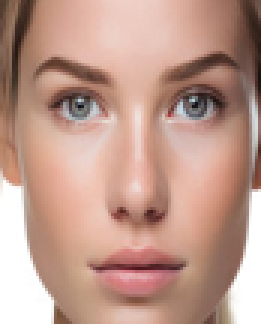
#> input picture hasil_deteksi/colorful_2 (2)_face detected.png, 87 x 108 px (shown 3 times larger); its folder holds only this picture in this run
$ python visualisasi_fitur.py
#> lines starting #> are read from the running program, lines starting #| are printed output that depends on the picture
import json
import glob
import os
import cv2
import numpy as np
import matplotlib.pyplot as plt
import matplotlib.patheffects as path_effects
import matplotlib.patches as patches

database_file = "database_fitur.json"
image_folder = "hasil_deteksi"
original_folder = "webcam"

if not os.path.exists(database_file):
    print("Database JSON tidak ditemukan!")
    exit()

with open(database_file, 'r') as f:
#> (reads database_fitur.json from the repository)
    data = json.load(f)

if not data:
    print("Database kosong!")
    exit()

nama_profil = list(data.keys())[0]
fitur = data[nama_profil][-1] # Ambil data TERBARU

# Ekstrak semua fitur yang baru
eye_dist = fitur.get("eye_distance", 0)
eye_coords = fitur.get("eye_coords", [])
nose_coords = fitur.get("nose_coords", [])
mouth_coords = fitur.get("mouth_coords", [])

skin_ratio = fitur.get("skin_ratio", 0)
edge_density = fitur.get("edge_density", 0)
contour_density = fitur.get("contour_density", 0)
eye_region_edge = fitur.get("eye_region_edge", 0)
eye_non_skin = fitur.get("eye_non_skin", 0)
nose_region_edge = fitur.get("nose_region_edge", 0)
mouth_non_skin = fitur.get("mouth_non_skin", 0)

# Cari gambar crop
search_pattern = os.path.join(image_folder, f"{nama_profil}*_face detected.png")
matched_images = glob.glob(search_pattern)

if not matched_images:
    print(f"Gambar crop untuk profil '{nama_profil}' tidak ditemukan!")
    exit()

img_path = matched_images[0]
img_crop_orig = cv2.imread(img_path)
#> img_crop_orig is the input picture: shape (108, 87, 3); mean B, G, R 139.9, 153.7, 191.5
img_crop_orig = cv2.cvtColor(img_crop_orig, cv2.COLOR_BGR2RGB)

# KARENA DI EKSTRAKTOR KITA RESIZE KE 100x100
# Semua koordinat dari DB sekarang merujuk ke 100x100!
img_100 = cv2.resize(img_crop_orig, (100, 100))
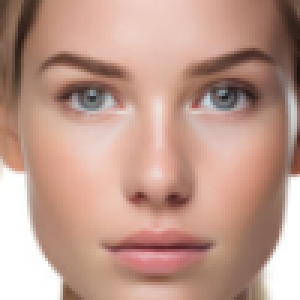
#> img_100: shape (100, 100, 3) (shown 3 times larger); mean R, G, B 191.4, 153.6, 139.8

# Cari gambar asli
base_name = os.path.basename(img_path).replace("_face detected.png", "")
orig_pattern = os.path.join(original_folder, f"{base_name}*")
matched_orig = glob.glob(orig_pattern)

img_orig = None
if matched_orig:
    for f_path in matched_orig:
        if os.path.isfile(f_path):
            img_orig = cv2.imread(f_path)
            if img_orig is not None:
                img_orig = cv2.cvtColor(img_orig, cv2.COLOR_BGR2RGB)
                break

def load_mask(suffix):
    p = os.path.join(image_folder, f"{nama_profil}*_{suffix}.png")
    m = glob.glob(p)
    if m:
        return cv2.imread(m[0], cv2.IMREAD_GRAYSCALE)
    return None

skin_img = load_mask("skin_crop")
edge_img = load_mask("edge_crop")
contour_img = load_mask("contour_crop")

fig = plt.figure(figsize=(16, 10))
fig.canvas.manager.set_window_title('Visualisasi Struktur Wajah (DIP-based)')

# 1. GAMBAR ASLI
ax1 = plt.subplot(2, 3, 1)
ax1.set_title("1. Gambar Asli", fontsize=14, pad=15)
if img_orig is not None:
    ax1.imshow(img_orig)
ax1.axis('off')

# 2. CROP + TITIK KOORDINAT
ax2 = plt.subplot(2, 3, 2)
ax2.set_title("2. Deteksi Struktur Lokal (100x100)", fontsize=14, pad=15)
ax2.imshow(img_100)
ax2.axis('off')

pe = [path_effects.withStroke(linewidth=2, foreground='black')]

# Gambar Mata (Merah)
if len(eye_coords) == 2:
    c1, c2 = eye_coords
    ax2.plot(c1[0], c1[1], 'ro', markersize=6, markeredgecolor='white')
    ax2.plot(c2[0], c2[1], 'ro', markersize=6, markeredgecolor='white')
    # Area Mata
    rect = patches.Rectangle((0, 0), 100, 50, linewidth=1, edgecolor='red', facecolor='none', linestyle=':')
    ax2.add_patch(rect)
    ax2.text(50, 15, "Area Mata", color='red', ha='center', fontsize=9, path_effects=pe)

# Gambar Hidung (Biru)
if len(nose_coords) == 1:
    nx, ny = nose_coords[0]
    ax2.plot(nx, ny, 'bo', markersize=6, markeredgecolor='white')
    # Area Hidung
    rect = patches.Rectangle((35, 40), 30, 35, linewidth=1, edgecolor='blue', facecolor='none', linestyle=':')
    ax2.add_patch(rect)
    ax2.text(nx, ny-5, "Hidung", color='cyan', ha='center', fontsize=9, path_effects=pe)

# Gambar Mulut (Hijau)
if len(mouth_coords) == 1:
    mx, my = mouth_coords[0]
    ax2.plot(mx, my, 'go', markersize=6, markeredgecolor='white')
    # Area Mulut
    rect = patches.Rectangle((25, 70), 50, 25, linewidth=1, edgecolor='lime', facecolor='none', linestyle=':')
    ax2.add_patch(rect)
    ax2.text(mx, my-5, "Mulut", color='lime', ha='center', fontsize=9, path_effects=pe)

# 3. SKIN MASK
ax3 = plt.subplot(2, 3, 3)
ax3.set_title(f"3. Segmentasi Kulit", fontsize=14, pad=15)
if skin_img is not None:
    ax3.imshow(skin_img, cmap='gray')
ax3.axis('off')

# 4. EDGE MASK
ax4 = plt.subplot(2, 3, 4)
ax4.set_title(f"4. Deteksi Tepi (Sobel)", fontsize=14, pad=15)
if edge_img is not None:
    ax4.imshow(edge_img, cmap='gray')
ax4.axis('off')

# 5. KONTUR WAJAH
ax5 = plt.subplot(2, 3, 5)
ax5.set_title(f"5. Kontur Area Kulit", fontsize=14, pad=15)
if contour_img is not None:
    ax5.imshow(contour_img, cmap='gray')
ax5.axis('off')

# 6. RINGKASAN DATA
ax6 = plt.subplot(2, 3, 6)
ax6.set_title("6. Karakteristik Biologis Database", fontsize=14, pad=15)

labels = ['Global Skin', 'Global Edge', 'Face Contour', 'Eye Edge', 'Eye Non-Skin', 'Nose Edge', 'Mouth Non-Skin']
values = [skin_ratio, edge_density, contour_density, eye_region_edge, eye_non_skin, nose_region_edge, mouth_non_skin]

y_pos = np.arange(len(labels))
ax6.barh(y_pos, values, color=['#e67e22', '#3498db', '#f1c40f', '#e74c3c', '#9b59b6', '#2ecc71', '#1abc9c'])
ax6.set_yticks(y_pos)
ax6.set_yticklabels(labels)
ax6.invert_yaxis()  # labels read top-to-bottom
ax6.set_xlim(0, 1)

for i, v in enumerate(values):
    ax6.text(v + 0.02, i + 0.1, f"{v*100:.1f}%", color='black', fontweight='bold', fontsize=10)

ax6.spines['top'].set_visible(False)
ax6.spines['right'].set_visible(False)
ax6.spines['bottom'].set_visible(False)
ax6.set_xticks([])

plt.tight_layout()
output_img = "visualisasi_fitur_aktual.png"
plt.savefig(output_img, dpi=150)
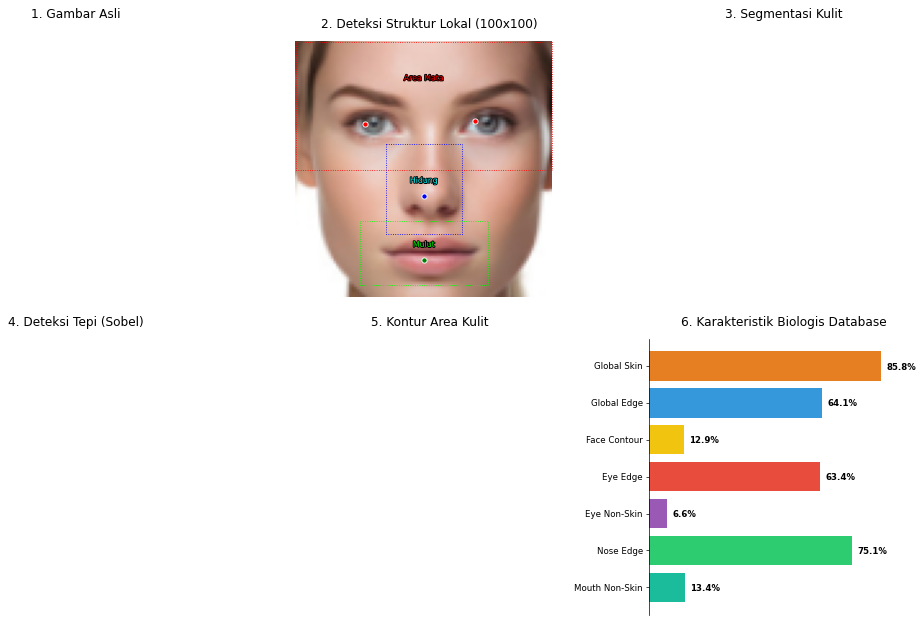
#> figure drawn by matplotlib, 2 panels
print(f"Visualisasi berhasil di-update dan disimpan ke {output_img}!")
plt.show()
